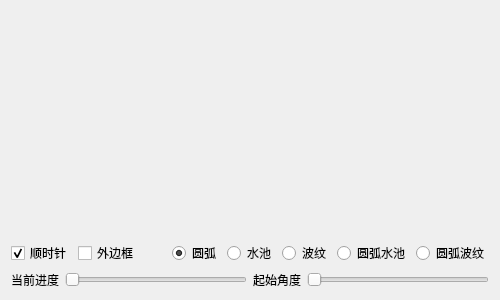
<?xml version="1.0" encoding="UTF-8"?>
<ui version="4.0">
 <class>frmProgressBarPercent</class>
 <widget class="QWidget" name="frmProgressBarPercent">
  <property name="geometry">
   <rect>
    <x>0</x>
    <y>0</y>
    <width>500</width>
    <height>300</height>
   </rect>
  </property>
  <property name="windowTitle">
   <string>Form</string>
  </property>
  <layout class="QGridLayout" name="gridLayout_2">
   <item row="1" column="0">
    <widget class="QWidget" name="widgeta" native="true">
     <layout class="QHBoxLayout" name="horizontalLayout1">
      <property name="leftMargin">
       <number>0</number>
      </property>
      <property name="topMargin">
       <number>0</number>
      </property>
      <property name="rightMargin">
       <number>0</number>
      </property>
      <property name="bottomMargin">
       <number>0</number>
      </property>
      <item>
       <widget class="QCheckBox" name="ckClockWise">
        <property name="text">
         <string>顺时针</string>
        </property>
        <property name="checked">
         <bool>true</bool>
        </property>
       </widget>
      </item>
      <item>
       <widget class="QCheckBox" name="ckBorderOut">
        <property name="text">
         <string>外边框</string>
        </property>
       </widget>
      </item>
      <item>
       <spacer name="horizontalSpacer">
        <property name="orientation">
         <enum>Qt::Horizontal</enum>
        </property>
        <property name="sizeHint" stdset="0">
         <size>
          <width>40</width>
          <height>20</height>
         </size>
        </property>
       </spacer>
      </item>
     </layout>
    </widget>
   </item>
   <item row="1" column="1">
    <widget class="QWidget" name="widgetb" native="true">
     <layout class="QHBoxLayout" name="horizontalLayout2">
      <property name="leftMargin">
       <number>0</number>
      </property>
      <property name="topMargin">
       <number>0</number>
      </property>
      <property name="rightMargin">
       <number>0</number>
      </property>
      <property name="bottomMargin">
       <number>0</number>
      </property>
      <item>
       <widget class="QRadioButton" name="rbtnArc">
        <property name="text">
         <string>圆弧</string>
        </property>
        <property name="checked">
         <bool>true</bool>
        </property>
       </widget>
      </item>
      <item>
       <widget class="QRadioButton" name="rbtnPolo">
        <property name="text">
         <string>水池</string>
        </property>
       </widget>
      </item>
      <item>
       <widget class="QRadioButton" name="rbtnWave">
        <property name="text">
         <string>波纹</string>
        </property>
       </widget>
      </item>
      <item>
       <widget class="QRadioButton" name="rbtnArcPolo">
        <property name="text">
         <string>圆弧水池</string>
        </property>
       </widget>
      </item>
      <item>
       <widget class="QRadioButton" name="rbtnArcWave">
        <property name="text">
         <string>圆弧波纹</string>
        </property>
       </widget>
      </item>
     </layout>
    </widget>
   </item>
   <item row="2" column="0" colspan="2">
    <widget class="QWidget" name="widgetc" native="true">
     <layout class="QHBoxLayout" name="horizontalLayout3">
      <property name="leftMargin">
       <number>0</number>
      </property>
      <property name="topMargin">
       <number>0</number>
      </property>
      <property name="rightMargin">
       <number>0</number>
      </property>
      <property name="bottomMargin">
       <number>0</number>
      </property>
      <item>
       <widget class="QLabel" name="lavValue">
        <property name="text">
         <string>当前进度</string>
        </property>
       </widget>
      </item>
      <item>
       <widget class="QSlider" name="horizontalSlider1">
        <property name="maximum">
         <number>100</number>
        </property>
        <property name="orientation">
         <enum>Qt::Horizontal</enum>
        </property>
       </widget>
      </item>
      <item>
       <widget class="QLabel" name="labNullPosition">
        <property name="text">
         <string>起始角度</string>
        </property>
       </widget>
      </item>
      <item>
       <widget class="QSlider" name="horizontalSlider2">
        <property name="maximum">
         <number>360</number>
        </property>
        <property name="orientation">
         <enum>Qt::Horizontal</enum>
        </property>
       </widget>
      </item>
     </layout>
    </widget>
   </item>
   <item row="0" column="0" colspan="2">
    <widget class="QWidget" name="widget" native="true">
     <property name="styleSheet">
      <string notr="true">QWidget#widget{border-image: url(:/image/liuyifei.jpg);}</string>
     </property>
     <layout class="QGridLayout" name="gridLayout">
      <item row="0" column="0">
       <widget class="ProgressBarPercent" name="progressBarPercent1">
        <property name="sizePolicy">
         <sizepolicy hsizetype="Preferred" vsizetype="Expanding">
          <horstretch>0</horstretch>
          <verstretch>0</verstretch>
         </sizepolicy>
        </property>
       </widget>
      </item>
      <item row="0" column="1">
       <widget class="ProgressBarPercent" name="progressBarPercent2">
        <property name="sizePolicy">
         <sizepolicy hsizetype="Preferred" vsizetype="Expanding">
          <horstretch>0</horstretch>
          <verstretch>0</verstretch>
         </sizepolicy>
        </property>
       </widget>
      </item>
      <item row="0" column="2">
       <widget class="ProgressBarPercent" name="progressBarPercent3">
        <property name="sizePolicy">
         <sizepolicy hsizetype="Preferred" vsizetype="Expanding">
          <horstretch>0</horstretch>
          <verstretch>0</verstretch>
         </sizepolicy>
        </property>
       </widget>
      </item>
      <item row="1" column="0">
       <widget class="ProgressBarPercent" name="progressBarPercent4">
        <property name="sizePolicy">
         <sizepolicy hsizetype="Preferred" vsizetype="Expanding">
          <horstretch>0</horstretch>
          <verstretch>0</verstretch>
         </sizepolicy>
        </property>
       </widget>
      </item>
      <item row="1" column="1">
       <widget class="ProgressBarPercent" name="progressBarPercent5">
        <property name="sizePolicy">
         <sizepolicy hsizetype="Preferred" vsizetype="Expanding">
          <horstretch>0</horstretch>
          <verstretch>0</verstretch>
         </sizepolicy>
        </property>
       </widget>
      </item>
      <item row="1" column="2">
       <widget class="ProgressBarPercent" name="progressBarPercent6">
        <property name="sizePolicy">
         <sizepolicy hsizetype="Preferred" vsizetype="Expanding">
          <horstretch>0</horstretch>
          <verstretch>0</verstretch>
         </sizepolicy>
        </property>
       </widget>
      </item>
     </layout>
    </widget>
   </item>
  </layout>
 </widget>
 <layoutdefault spacing="6" margin="11"/>
 <customwidgets>
  <customwidget>
   <class>ProgressBarPercent</class>
   <extends>QWidget</extends>
   <header>progressbarpercent.h</header>
   <container>1</container>
   <slots>
    <slot>setValue(int)</slot>
   </slots>
  </customwidget>
 </customwidgets>
 <resources/>
 <connections/>
</ui>
